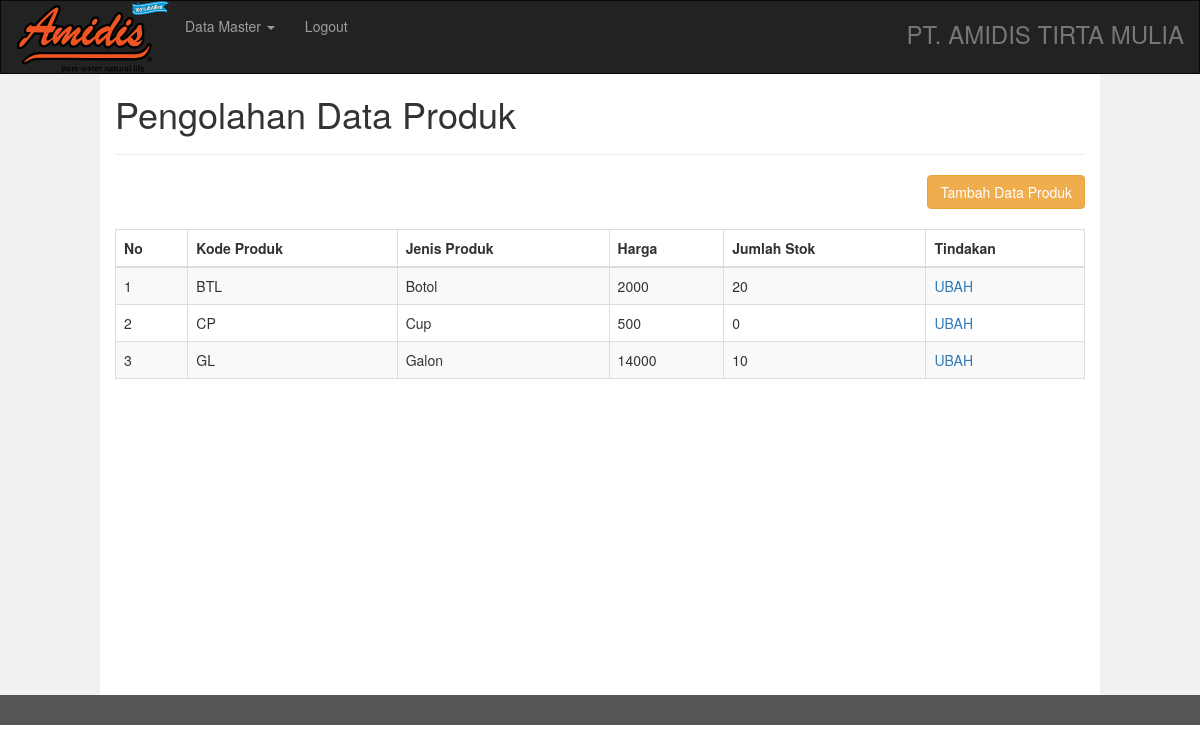
The app's page /dataproduk.php (signed in) with its own data.
### tables this page shows
CREATE TABLE IF NOT EXISTS `t_produk` (
  `kode_produk` varchar(20) NOT NULL,
  `jenis` varchar(12) NOT NULL,
  `harga` int(12) NOT NULL,
  `jumlah` int(12) NOT NULL,
  `status` enum('tersedia','tidak tersedia') NOT NULL,
  `id_karyawan` int(5) DEFAULT NULL,
  PRIMARY KEY (`kode_produk`),
  KEY `id_karyawan` (`id_karyawan`)
);

### dataproduk.php (the view, shortened to what this page needs)
<!DOCTYPE html>
<html lang="en">
<head>
  <link rel="stylesheet" href="css/bootstrap.min.css">
</head>
<body>
<?php
$hasil = mysql_query("SELECT kode_produk, jenis, harga, jumlah FROM t_produk") or die (mysql_error());
?>
<div class="navbar navbar-inverse">
  <div class="container-fluid">
    <div class="navbar-header">
	  <a href="front/indexadmin.php"><img src="logo.png" class="img-responsive" alt="Responsive image" ></a>
    </div>
    <div class="collapse navbar-collapse" id="myNavbar">
      <ul class="nav navbar-nav">
        <li class="dropdown">
          <a href="#" class="dropdown-toggle" data-toggle="dropdown" role="button" aria-haspopup="true" aria-expanded="false">Data Master <span class="caret"></span></a>
        </li>
        <li><a href="login/logout.php">Logout</a></li>
      </ul>
      <ul class="nav navbar-nav navbar-right">
        <li><h3 class="text-muted">PT. AMIDIS TIRTA MULIA</h3></li>
      </ul>
    </div>
  </div>
</div>
<div class="container-fluid text-center">
  <div class="row content">
    <div class="col-sm-1 sidenav">
    </div>
    <div class="col-sm-10 text-left">
      <h1>Pengolahan Data Produk</h1>
      <hr>
	  <div style="text-align: right;">
		<a type="button" href="form/form_tambah_produk.php" class="btn btn-warning">Tambah Data Produk </a>
	</div> <br>
	  <table class="table table-bordered table-striped">
	  	<thead>
			<tr>
				<th>No</th>
				<th>Kode Produk</th>
				<th>Jenis Produk</th>
				<th>Harga</th>
				<th>Jumlah Stok</th>
				<th>Tindakan</th>
			</tr>
		</thead>
		<tbody>
			<?php
		 $i=1;
			while($row = mysql_fetch_array($hasil)){ ?>
			<tr>
				<td><?php echo $i; ?></td>
				<td><?php echo $row['kode_produk']; ?></td>
				<td><?php echo $row['jenis']; ?></td>
				<td><?php echo $row['harga']; ?></td>
				<td><?php echo $row['jumlah']; ?></td>
				<td><a href="<?php echo "form/form_ubah_produk.php?&kode_produk=".$row['kode_produk']."&jenis=".$row['jenis']."&harga=".$row['harga']; ?>">UBAH</a> </td>
			</tr>
		<?php $i++;}  ?>
		</tbody>
	</table>
   </div>
    <div class="col-sm-1 sidenav">
   </div>
 </div>
</div>
<footer class="container-fluid text-center">
</footer>
</body>
</html>

### dataproduk.php (style rules this page uses)
.navbar { margin-bottom: 0; border-radius: 0; }
.row.content { height: 621px; }
.sidenav { padding-top: 20px; background-color: #f1f1f1; height: 100%; }
footer { background-color: #555; color: white; padding: 15px; }

### records on screen
t_produk: kode_produk "BTL", jenis "Botol", harga "2000", jumlah "20"
t_produk: kode_produk "CP", jenis "Cup", harga "500", jumlah "0"
t_produk: kode_produk "GL", jenis "Galon", harga "14000", jumlah "10"
